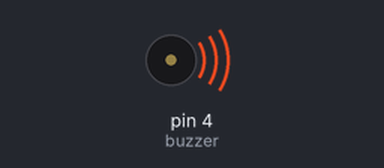
Recording of a sketch running on a simulated Arduino Uno, built with avr-gcc and run on an emulated ATmega328P. On the bench: buzzer (waves = sounding).

Above: at 0.1 s.
Timing chart, 0 to 40.0 s (numbered marks = the images above):
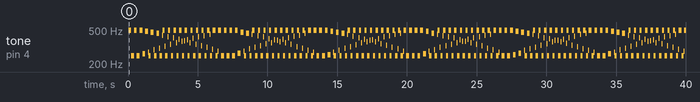

The sketch:

tuto-5.ino
```cpp
int buzzer=4; // On utilise la sortie 4

void setup()
{
  pinMode(buzzer, OUTPUT);
}

void loop()
{
  unsigned char i;

  while(1)
  {
    for(i=0;i<100;i++) // Une fréquence de son
    {
      digitalWrite(buzzer, HIGH); // Son
      delay(1); // Delay 1ms
      digitalWrite(buzzer, LOW); // Arrêt
      delay(1); // Delay 1ms
    }
    for(i=0;i<50;i++) // Une autre fréquence de son
    {
      digitalWrite(buzzer,HIGH); // Son
      delay(2); // Delay 2ms
      digitalWrite(buzzer,LOW); // Arrêt
      delay(2); // Delay 2ms
    }
  }
}
```

Measured:
- by itself, tone on pin 4 (buzzer): plays 496 Hz for 0.20 s, 249 Hz for 0.20 s, 496 Hz for 0.20 s, 249 Hz for 0.20 s, 496 Hz for 0.20 s, 262 Hz for 0.20 s … (341 notes in this stretch)
